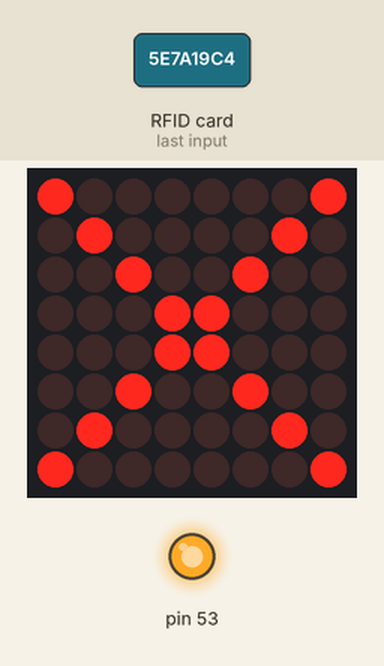
Recording of a sketch running on a simulated Arduino Mega 2560, built with avr-gcc and run on an emulated ATmega2560. Parts: 8×8 LED matrix, output pins drawn as LEDs (lit = HIGH). The test bench sets the inputs (shaded band). What the sketch prints to the serial monitor is not drawn.

1.3 s: RFID card 5E 7A 19 C4 held to the reader
Above: at 1.7 s.
Timing chart, 0 to 4.3 s (numbered marks = the images above; inputs shaded):
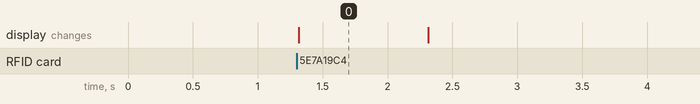

Measured:
- after the input at 1.3 s, the display: changes at once (image 0)
- what the display in image 0 shows lasts 1.0 s, from 1.3 s to 2.3 s

The sketch:

Lab_4_Code.ino
```cpp
#include <SPI.h>
#include <MFRC522.h>
#include <LedControl.h>

// Pin Definitions
#define RST_PIN         22
#define SS_1_PIN        5           // CS for RFID
#define SS_2_PIN        15          // CS for LED Matrix

// Initialize instances
MFRC522 mfrc522(SS_1_PIN, RST_PIN);
LedControl lc = LedControl(23, 18, SS_2_PIN, 1); // DIN, CLK, CS, Number of Devices

void setup() {
  Serial.begin(115200);
  while (!Serial);
  SPI.begin();            // Init SPI bus

  // Initialize RFID
  mfrc522.PCD_Init();
  Serial.println("System Initialized...");
  Serial.println("Checking SPI Devices...");

  // Initialize LED Matrix
  lc.shutdown(0, false);       // Wake up MAX7219
  lc.setIntensity(0, 8);       // Set brightness (0-15)
  lc.clearDisplay(0);          // Clear display

  // Verification Output
  Serial.println("1. RFID-RC522: READY");
  Serial.println("2. MAX7219 Matrix: READY");
  Serial.println("Waiting for RFID Tag...");
}

void loop() {
  // Look for new cards
  if ( ! mfrc522.PICC_IsNewCardPresent()) {
    return;
  }

  // Select one of the cards
  if ( ! mfrc522.PICC_ReadCardSerial()) {
    return;
  }

  // If a card is detected:
  Serial.print("Tag UID detected:");
  String content= "";
  for (byte i = 0; i < mfrc522.uid.size; i++) {
     Serial.print(mfrc522.uid.uidByte[i] < 0x10 ? " 0" : " ");
     Serial.print(mfrc522.uid.uidByte[i], HEX);
  }
  Serial.println();

  // Visual feedback on LED Matrix (Display an 'X' pattern)
  displaySuccess();

  delay(1000);
  lc.clearDisplay(0);
}

void displaySuccess() {
  byte xPattern[8] = {
    B10000001, B01000010, B00100100, B00011000,
    B00011000, B00100100, B01000010, B10000001
  };
  for(int i=0; i<8; i++) {
    lc.setRow(0, i, xPattern[i]);
  }
  Serial.println("Action: Pattern displayed on MAX7219");
}
```
